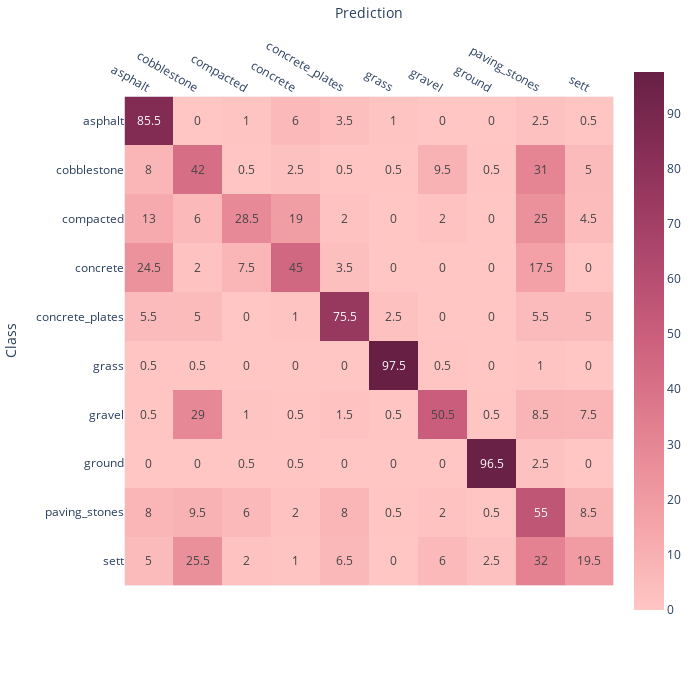

Notebook code for this chart:
### Code cell
fig = px.imshow(c_mat_orig,
                labels=dict(x="Prediction", y="Class"),
                x=available_classes,
                y=available_classes,
                text_auto=True, 
            #    aspect="auto",
                color_continuous_scale=px.colors.sequential.Burg,
                width=700,
                height=700,
               )
fig.update_xaxes(side="top")

# fig['layout']['xaxis']['autorange'] = "reversed"

fig.show()

### Figure 1 — Plotly figure (JSON) as saved in the notebook; plotly's stock layout.template omitted (floating-point values rounded to 4 significant figures)
{"data": [{"coloraxis": "coloraxis", "hovertemplate": "Prediction: %{x}<br>Class: %{y}<br>color: %{z}<extra></extra>", "name": "0", "texttemplate": "%{z}", "type": "heatmap", "x": ["asphalt", "cobblestone", "compacted", "concrete", "concrete_plates", "grass", "gravel", "ground", "paving_stones", "sett"], "xaxis": "x", "y": ["asphalt", "cobblestone", "compacted", "concrete", "concrete_plates", "grass", "gravel", "ground", "paving_stones", "sett"], "yaxis": "y", "z": [[85.5, 0, 1, 6, 3.5, 1, 0, 0, 2.5, 0.5], [8, 42, 0.5, 2.5, 0.5, 0.5, 9.5, 0.5, 31, 5], [13, 6, 28.5, 19, 2, 0, 2, 0, 25, 4.5], [24.5, 2, 7.5, 45, 3.5, 0, 0, 0, 17.5, 0], [5.5, 5, 0, 1, 75.5, 2.5, 0, 0, 5.5, 5], [0.5, 0.5, 0, 0, 0, 97.5, 0.5, 0, 1, 0], [0.5, 29.0, 1, 0.5, 1.5, 0.5, 50.5, 0.5, 8.5, 7.5], [0, 0, 0.5, 0.5, 0, 0, 0, 96.5, 2.5, 0], [8, 9.5, 6, 2, 8, 0.5, 2, 0.5, 55.0, 8.5], [5, 25.5, 2, 1, 6.5, 0, 6, 2.5, 32, 19.5]]}], "layout": {"coloraxis": {"colorscale": [[0, "rgb(255, 198, 196)"], [0.1667, "rgb(244, 163, 168)"], [0.3333, "rgb(227, 129, 145)"], [0.5, "rgb(204, 96, 125)"], [0.6667, "rgb(173, 70, 108)"], [0.8333, "rgb(139, 48, 88)"], [1, "rgb(103, 32, 68)"]]}, "height": 700, "margin": {"t": 60}, "width": 700, "xaxis": {"anchor": "y", "constrain": "domain", "domain": [0, 1], "scaleanchor": "y", "side": "top", "title": {"text": "Prediction"}}, "yaxis": {"anchor": "x", "autorange": "reversed", "constrain": "domain", "domain": [0, 1], "title": {"text": "Class"}}}}
